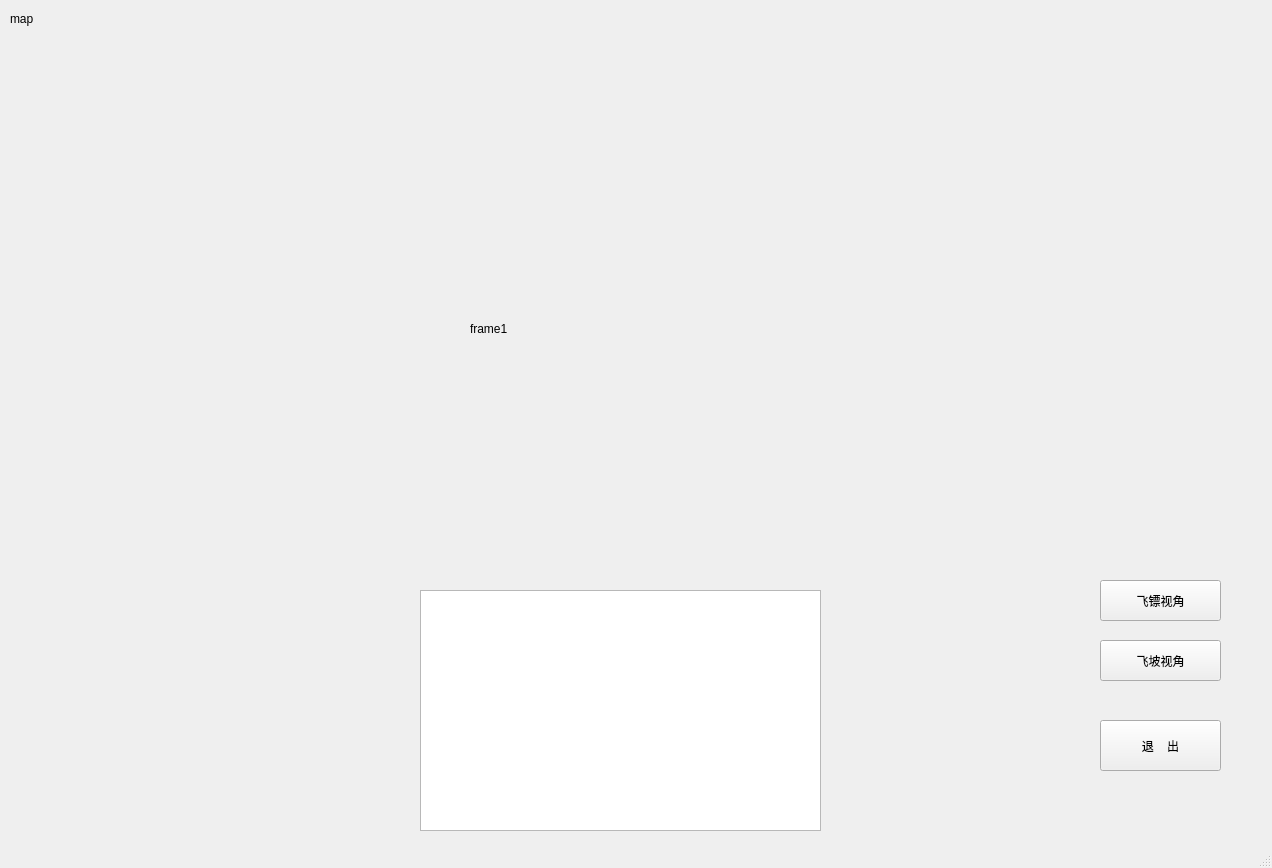
<?xml version="1.0" encoding="UTF-8"?>
<ui version="4.0">
 <class>MainWindow</class>
 <widget class="QMainWindow" name="MainWindow">
  <property name="geometry">
   <rect>
    <x>0</x>
    <y>0</y>
    <width>1272</width>
    <height>868</height>
   </rect>
  </property>
  <property name="windowTitle">
   <string>MainWindow</string>
  </property>
  <widget class="QWidget" name="centralwidget">
   <widget class="QPushButton" name="pushButton">
    <property name="geometry">
     <rect>
      <x>1100</x>
      <y>580</y>
      <width>121</width>
      <height>41</height>
     </rect>
    </property>
    <property name="cursor">
     <cursorShape>ArrowCursor</cursorShape>
    </property>
    <property name="mouseTracking">
     <bool>true</bool>
    </property>
    <property name="text">
     <string>飞镖视角</string>
    </property>
   </widget>
   <widget class="QPushButton" name="pushButton_2">
    <property name="geometry">
     <rect>
      <x>1100</x>
      <y>640</y>
      <width>121</width>
      <height>41</height>
     </rect>
    </property>
    <property name="text">
     <string>飞坡视角</string>
    </property>
   </widget>
   <widget class="QPushButton" name="pushButton_3">
    <property name="geometry">
     <rect>
      <x>1100</x>
      <y>720</y>
      <width>121</width>
      <height>51</height>
     </rect>
    </property>
    <property name="text">
     <string>退    出</string>
    </property>
   </widget>
   <widget class="QListView" name="listView">
    <property name="geometry">
     <rect>
      <x>420</x>
      <y>590</y>
      <width>401</width>
      <height>241</height>
     </rect>
    </property>
   </widget>
   <widget class="QLabel" name="label">
    <property name="geometry">
     <rect>
      <x>470</x>
      <y>320</y>
      <width>67</width>
      <height>17</height>
     </rect>
    </property>
    <property name="text">
     <string>frame1</string>
    </property>
   </widget>
   <widget class="QLabel" name="label_2">
    <property name="geometry">
     <rect>
      <x>10</x>
      <y>10</y>
      <width>67</width>
      <height>17</height>
     </rect>
    </property>
    <property name="text">
     <string>map</string>
    </property>
   </widget>
  </widget>
  <widget class="QStatusBar" name="statusbar"/>
 </widget>
 <resources/>
 <connections/>
 <slots>
  <signal>signal1()</signal>
 </slots>
</ui>
